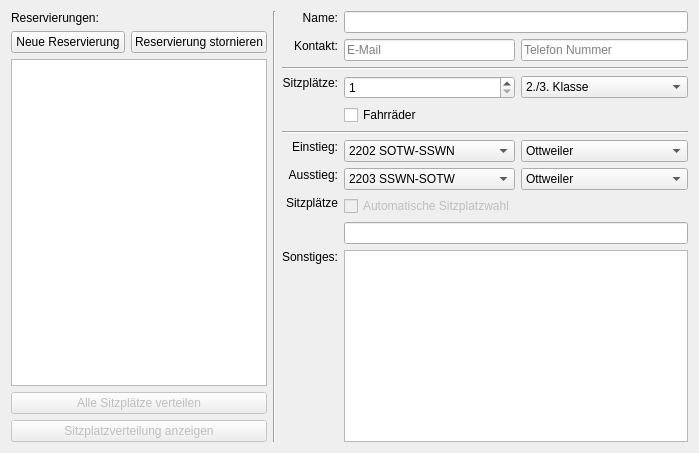
      <widget class="QWidget" name="tabReservierungen">
       <property name="enabled">
        <bool>true</bool>
       </property>
       <attribute name="title">
        <string>Reservierungen</string>
       </attribute>
       <layout class="QGridLayout" name="gridLayout_10" columnstretch="0,0,1">
        <item row="0" column="0">
         <layout class="QGridLayout" name="gridLayout_6">
          <item row="0" column="0">
           <widget class="QLabel" name="label_7">
            <property name="text">
             <string>Reservierungen:</string>
            </property>
           </widget>
          </item>
          <item row="1" column="0">
           <widget class="QPushButton" name="toolResAdd">
            <property name="enabled">
             <bool>true</bool>
            </property>
            <property name="sizePolicy">
             <sizepolicy hsizetype="Expanding" vsizetype="Fixed">
              <horstretch>0</horstretch>
              <verstretch>0</verstretch>
             </sizepolicy>
            </property>
            <property name="text">
             <string>Neue Reservierung</string>
            </property>
           </widget>
          </item>
          <item row="1" column="1">
           <widget class="QPushButton" name="toolResDelete">
            <property name="enabled">
             <bool>true</bool>
            </property>
            <property name="sizePolicy">
             <sizepolicy hsizetype="Expanding" vsizetype="Fixed">
              <horstretch>0</horstretch>
              <verstretch>0</verstretch>
             </sizepolicy>
            </property>
            <property name="text">
             <string>Reservierung stornieren</string>
            </property>
           </widget>
          </item>
          <item row="2" column="0" colspan="2">
           <widget class="QListWidget" name="listRes">
            <property name="enabled">
             <bool>true</bool>
            </property>
            <property name="sortingEnabled">
             <bool>true</bool>
            </property>
           </widget>
          </item>
          <item row="3" column="0" colspan="2">
           <widget class="QPushButton" name="pushResAllAuto">
            <property name="enabled">
             <bool>false</bool>
            </property>
            <property name="text">
             <string>Alle Sitzplätze verteilen</string>
            </property>
           </widget>
          </item>
          <item row="4" column="0" colspan="2">
           <widget class="QPushButton" name="pushResVerteilung">
            <property name="enabled">
             <bool>false</bool>
            </property>
            <property name="text">
             <string>Sitzplatzverteilung anzeigen</string>
            </property>
           </widget>
          </item>
         </layout>
        </item>
        <item row="0" column="1">
         <widget class="Line" name="line_4">
          <property name="orientation">
           <enum>Qt::Vertical</enum>
          </property>
         </widget>
        </item>
        <item row="0" column="2">
         <layout class="QGridLayout" name="gridLayout_11" rowstretch="0,0,0,0,0,0,0,0,0,0,0,0" columnstretch="0,0,0">
          <item row="3" column="2">
           <widget class="QComboBox" name="comboResKlasse">
            <property name="enabled">
             <bool>true</bool>
            </property>
            <property name="currentIndex">
             <number>3</number>
            </property>
            <item>
             <property name="text">
              <string>1. Klasse</string>
             </property>
            </item>
            <item>
             <property name="text">
              <string>2. Klasse</string>
             </property>
            </item>
            <item>
             <property name="text">
              <string>3. Klasse</string>
             </property>
            </item>
            <item>
             <property name="text">
              <string>2./3. Klasse</string>
             </property>
            </item>
           </widget>
          </item>
          <item row="1" column="2">
           <widget class="QLineEdit" name="lineResTelefon">
            <property name="enabled">
             <bool>true</bool>
            </property>
            <property name="inputMethodHints">
             <set>Qt::ImhDigitsOnly</set>
            </property>
            <property name="echoMode">
             <enum>QLineEdit::Normal</enum>
            </property>
            <property name="placeholderText">
             <string>Telefon Nummer</string>
            </property>
           </widget>
          </item>
          <item row="8" column="0">
           <widget class="QLabel" name="label_15">
            <property name="text">
             <string>Ausstieg:</string>
            </property>
            <property name="alignment">
             <set>Qt::AlignRight|Qt::AlignTop|Qt::AlignTrailing</set>
            </property>
           </widget>
          </item>
          <item row="3" column="0">
           <widget class="QLabel" name="label_9">
            <property name="text">
             <string>Sitzplätze:</string>
            </property>
            <property name="alignment">
             <set>Qt::AlignRight|Qt::AlignTop|Qt::AlignTrailing</set>
            </property>
           </widget>
          </item>
          <item row="11" column="0">
           <widget class="QLabel" name="label_13">
            <property name="text">
             <string>Sonstiges:</string>
            </property>
            <property name="alignment">
             <set>Qt::AlignRight|Qt::AlignTop|Qt::AlignTrailing</set>
            </property>
           </widget>
          </item>
          <item row="0" column="1" colspan="2">
           <widget class="QLineEdit" name="lineResName">
            <property name="enabled">
             <bool>true</bool>
            </property>
            <property name="sizePolicy">
             <sizepolicy hsizetype="Expanding" vsizetype="Fixed">
              <horstretch>0</horstretch>
              <verstretch>0</verstretch>
             </sizepolicy>
            </property>
           </widget>
          </item>
          <item row="0" column="0">
           <widget class="QLabel" name="label_8">
            <property name="text">
             <string>Name:</string>
            </property>
            <property name="alignment">
             <set>Qt::AlignRight|Qt::AlignTop|Qt::AlignTrailing</set>
            </property>
           </widget>
          </item>
          <item row="11" column="1" colspan="2">
           <widget class="QPlainTextEdit" name="plainResSonstiges">
            <property name="enabled">
             <bool>true</bool>
            </property>
           </widget>
          </item>
          <item row="8" column="1">
           <widget class="QComboBox" name="comboResEnde1Zug">
            <property name="enabled">
             <bool>true</bool>
            </property>
            <property name="currentIndex">
             <number>2</number>
            </property>
            <item>
             <property name="text">
              <string>2201 SSWN-SOTW</string>
             </property>
            </item>
            <item>
             <property name="text">
              <string>2202 SOTW-SSWN</string>
             </property>
            </item>
            <item>
             <property name="text">
              <string>2203 SSWN-SOTW</string>
             </property>
            </item>
            <item>
             <property name="text">
              <string>2204 SOTW-SSWN</string>
             </property>
            </item>
            <item>
             <property name="text">
              <string>2205 SSWN-SOTW</string>
             </property>
            </item>
            <item>
             <property name="text">
              <string>2206 SOTW-SSWN</string>
             </property>
            </item>
           </widget>
          </item>
          <item row="10" column="1" colspan="2">
           <widget class="QLineEdit" name="lineResSitze"/>
          </item>
          <item row="8" column="2">
           <widget class="QComboBox" name="comboResEnde1Hp">
            <property name="enabled">
             <bool>true</bool>
            </property>
            <property name="currentIndex">
             <number>10</number>
            </property>
            <item>
             <property name="text">
              <string>Schwarzerden</string>
             </property>
            </item>
            <item>
             <property name="text">
              <string>Oberkirchen (Süd)</string>
             </property>
            </item>
            <item>
             <property name="text">
              <string>Haupersweiler</string>
             </property>
            </item>
            <item>
             <property name="text">
              <string>Osterbrücken</string>
             </property>
            </item>
            <item>
             <property name="text">
              <string>Marth</string>
             </property>
            </item>
            <item>
             <property name="text">
              <string>Niederkirchen</string>
             </property>
            </item>
            <item>
             <property name="text">
              <string>Werschweiler</string>
             </property>
            </item>
            <item>
             <property name="text">
              <string>Dörrenbach</string>
             </property>
            </item>
            <item>
             <property name="text">
              <string>Fürth (Ostertal)</string>
             </property>
            </item>
            <item>
             <property name="text">
              <string>Ottweiler-Wingertsweiher</string>
             </property>
            </item>
            <item>
             <property name="text">
              <string>Ottweiler</string>
             </property>
            </item>
           </widget>
          </item>
          <item row="9" column="0" rowspan="2">
           <widget class="QLabel" name="label_12">
            <property name="text">
             <string>Sitzplätze</string>
            </property>
            <property name="alignment">
             <set>Qt::AlignRight|Qt::AlignTop|Qt::AlignTrailing</set>
            </property>
           </widget>
          </item>
          <item row="3" column="1">
           <widget class="QSpinBox" name="spinResAnzahl">
            <property name="enabled">
             <bool>true</bool>
            </property>
            <property name="sizePolicy">
             <sizepolicy hsizetype="Minimum" vsizetype="Fixed">
              <horstretch>0</horstretch>
              <verstretch>0</verstretch>
             </sizepolicy>
            </property>
            <property name="minimum">
             <number>1</number>
            </property>
           </widget>
          </item>
          <item row="9" column="1">
           <widget class="QCheckBox" name="checkResAuto">
            <property name="enabled">
             <bool>false</bool>
            </property>
            <property name="text">
             <string>Automatische Sitzplatzwahl</string>
            </property>
           </widget>
          </item>
          <item row="1" column="1">
           <widget class="QLineEdit" name="lineResMail">
            <property name="enabled">
             <bool>true</bool>
            </property>
            <property name="inputMethodHints">
             <set>Qt::ImhEmailCharactersOnly</set>
            </property>
            <property name="placeholderText">
             <string>E-Mail</string>
            </property>
           </widget>
          </item>
          <item row="1" column="0">
           <widget class="QLabel" name="label_11">
            <property name="text">
             <string>Kontakt:</string>
            </property>
            <property name="alignment">
             <set>Qt::AlignRight|Qt::AlignTop|Qt::AlignTrailing</set>
            </property>
           </widget>
          </item>
          <item row="2" column="0" colspan="3">
           <widget class="Line" name="line_5">
            <property name="orientation">
             <enum>Qt::Horizontal</enum>
            </property>
           </widget>
          </item>
          <item row="4" column="1">
           <widget class="QCheckBox" name="checkResFahrrad">
            <property name="enabled">
             <bool>true</bool>
            </property>
            <property name="text">
             <string>Fahrräder</string>
            </property>
           </widget>
          </item>
          <item row="5" column="0" colspan="3">
           <widget class="Line" name="line_6">
            <property name="orientation">
             <enum>Qt::Horizontal</enum>
            </property>
           </widget>
          </item>
          <item row="6" column="1" rowspan="2">
           <widget class="QComboBox" name="comboResStart1Zug">
            <property name="enabled">
             <bool>true</bool>
            </property>
            <property name="currentIndex">
             <number>1</number>
            </property>
            <item>
             <property name="text">
              <string>2201 SSWN-SOTW</string>
             </property>
            </item>
            <item>
             <property name="text">
              <string>2202 SOTW-SSWN</string>
             </property>
            </item>
            <item>
             <property name="text">
              <string>2203 SSWN-SOTW</string>
             </property>
            </item>
            <item>
             <property name="text">
              <string>2204 SOTW-SSWN</string>
             </property>
            </item>
            <item>
             <property name="text">
              <string>2205 SSWN-SOTW</string>
             </property>
            </item>
            <item>
             <property name="text">
              <string>2206 SOTW-SSWN</string>
             </property>
            </item>
           </widget>
          </item>
          <item row="6" column="0" rowspan="2">
           <widget class="QLabel" name="label_14">
            <property name="text">
             <string>Einstieg:</string>
            </property>
            <property name="alignment">
             <set>Qt::AlignRight|Qt::AlignTop|Qt::AlignTrailing</set>
            </property>
           </widget>
          </item>
          <item row="6" column="2" rowspan="2">
           <widget class="QComboBox" name="comboResStart1Hp">
            <property name="enabled">
             <bool>true</bool>
            </property>
            <property name="currentIndex">
             <number>10</number>
            </property>
            <item>
             <property name="text">
              <string>Schwarzerden</string>
             </property>
            </item>
            <item>
             <property name="text">
              <string>Oberkirchen (Süd)</string>
             </property>
            </item>
            <item>
             <property name="text">
              <string>Haupersweiler</string>
             </property>
            </item>
            <item>
             <property name="text">
              <string>Osterbrücken</string>
             </property>
            </item>
            <item>
             <property name="text">
              <string>Marth</string>
             </property>
            </item>
            <item>
             <property name="text">
              <string>Niederkirchen</string>
             </property>
            </item>
            <item>
             <property name="text">
              <string>Werschweiler</string>
             </property>
            </item>
            <item>
             <property name="text">
              <string>Dörrenbach</string>
             </property>
            </item>
            <item>
             <property name="text">
              <string>Fürth (Ostertal)</string>
             </property>
            </item>
            <item>
             <property name="text">
              <string>Ottweiler-Wingertsweiher</string>
             </property>
            </item>
            <item>
             <property name="text">
              <string>Ottweiler</string>
             </property>
            </item>
           </widget>
          </item>
         </layout>
        </item>
       </layout>
      </widget>
